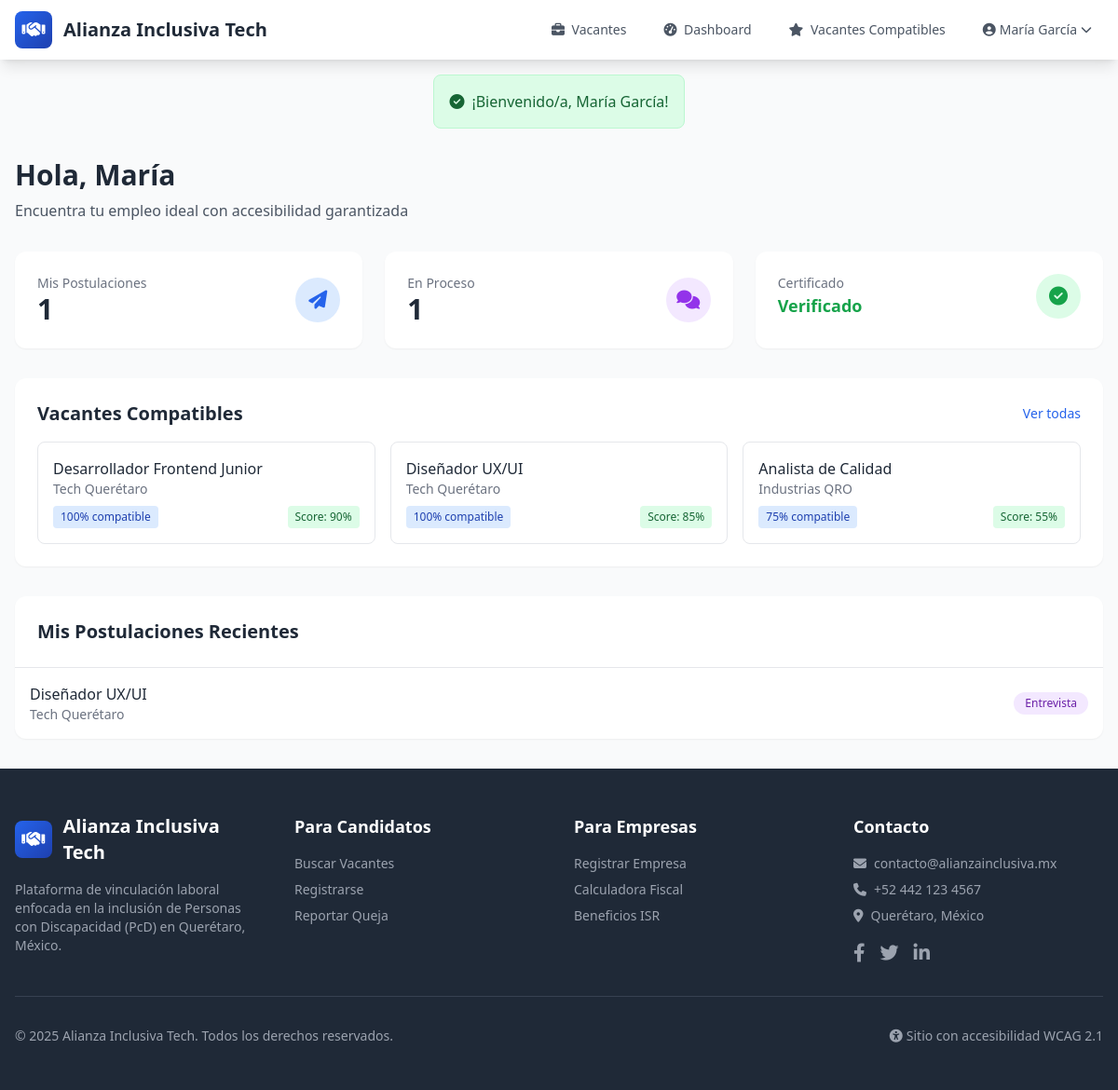
The app's page /candidato/dashboard (signed in) with its own data.
### tables this page shows
CREATE TABLE candidatos (
    id INT AUTO_INCREMENT PRIMARY KEY,
    usuario_id INT NOT NULL,
    nombre VARCHAR(100) NOT NULL,
    apellido_paterno VARCHAR(100) NOT NULL,
    apellido_materno VARCHAR(100) NULL,
    fecha_nacimiento DATE NOT NULL,
    curp VARCHAR(18) NULL,
    rfc VARCHAR(13) NULL,
    telefono VARCHAR(20) NULL,
    direccion TEXT NULL,
    colonia VARCHAR(150) NULL,
    municipio VARCHAR(100) DEFAULT 'Querétaro',
    estado VARCHAR(100) DEFAULT 'Querétaro',
    codigo_postal VARCHAR(10) NULL,
    tipo_discapacidad ENUM('motriz', 'visual', 'auditiva', 'neurodivergente', 'multiple', 'otra') NOT NULL,
    descripcion_discapacidad TEXT NULL,
    porcentaje_discapacidad INT DEFAULT 0,
    certificado_discapacidad VARCHAR(255) NULL,
    certificado_verificado TINYINT(1) DEFAULT 0,
    fecha_verificacion DATETIME NULL,
    dispositivos_apoyo TEXT NULL COMMENT 'JSON array de dispositivos requeridos',
    necesidades_accesibilidad TEXT NULL COMMENT 'JSON array de necesidades',
    nivel_estudios ENUM('primaria', 'secundaria', 'preparatoria', 'tecnico', 'licenciatura', 'posgrado') NULL,
    experiencia_anos INT DEFAULT 0,
    habilidades TEXT NULL,
    curriculum_pdf VARCHAR(255) NULL,
    disponibilidad ENUM('inmediata', '15_dias', '1_mes', 'otro') DEFAULT 'inmediata',
    expectativa_salarial DECIMAL(10,2) NULL,
    foto VARCHAR(255) NULL,
    activo_busqueda TINYINT(1) DEFAULT 1,
    fecha_creacion DATETIME DEFAULT CURRENT_TIMESTAMP,
    fecha_actualizacion DATETIME DEFAULT CURRENT_TIMESTAMP ON UPDATE CURRENT_TIMESTAMP,
    FOREIGN KEY (usuario_id) REFERENCES usuarios(id) ON DELETE CASCADE,
    INDEX idx_tipo_discapacidad (tipo_discapacidad),
    INDEX idx_municipio (municipio),
    INDEX idx_activo_busqueda (activo_busqueda)
);

CREATE TABLE vacantes (
    id INT AUTO_INCREMENT PRIMARY KEY,
    empresa_id INT NOT NULL,
    titulo VARCHAR(255) NOT NULL,
    slug VARCHAR(255) NOT NULL,
    descripcion TEXT NOT NULL,
    requisitos TEXT NULL,
    tipo_contrato ENUM('indefinido', 'temporal', 'practicas', 'freelance') DEFAULT 'indefinido',
    jornada ENUM('tiempo_completo', 'medio_tiempo', 'por_horas', 'flexible') DEFAULT 'tiempo_completo',
    modalidad ENUM('presencial', 'remoto', 'hibrido') DEFAULT 'presencial',
    salario_minimo DECIMAL(10,2) NULL,
    salario_maximo DECIMAL(10,2) NULL,
    mostrar_salario TINYINT(1) DEFAULT 1,
    ubicacion VARCHAR(255) NULL,
    municipio VARCHAR(100) DEFAULT 'Querétaro',
    discapacidades_aceptadas TEXT NULL COMMENT 'JSON array de tipos de discapacidad',
    checklist_accesibilidad TEXT NULL COMMENT 'JSON del checklist',
    score_accesibilidad INT DEFAULT 0,
    estado ENUM('borrador', 'pendiente', 'publicada', 'pausada', 'cerrada') DEFAULT 'borrador',
    fecha_publicacion DATETIME NULL,
    fecha_cierre DATE NULL,
    plazas_disponibles INT DEFAULT 1,
    visitas INT DEFAULT 0,
    fecha_creacion DATETIME DEFAULT CURRENT_TIMESTAMP,
    fecha_actualizacion DATETIME DEFAULT CURRENT_TIMESTAMP ON UPDATE CURRENT_TIMESTAMP,
    FOREIGN KEY (empresa_id) REFERENCES empresas(id) ON DELETE CASCADE,
    INDEX idx_estado (estado),
    INDEX idx_municipio (municipio),
    INDEX idx_score (score_accesibilidad),
    INDEX idx_slug (slug)
);

CREATE TABLE empresas (
    id INT AUTO_INCREMENT PRIMARY KEY,
    usuario_id INT NOT NULL,
    razon_social VARCHAR(255) NOT NULL,
    rfc VARCHAR(13) NOT NULL,
    nombre_comercial VARCHAR(255) NULL,
    direccion_fiscal TEXT NOT NULL,
    colonia VARCHAR(150) NULL,
    municipio VARCHAR(100) NOT NULL,
    estado VARCHAR(100) DEFAULT 'Querétaro',
    codigo_postal VARCHAR(10) NOT NULL,
    sector_industrial VARCHAR(100) NOT NULL,
    tamano_empresa ENUM('micro', 'pequena', 'mediana', 'grande') DEFAULT 'pequena',
    telefono VARCHAR(20) NULL,
    sitio_web VARCHAR(255) NULL,
    logo VARCHAR(255) NULL,
    descripcion TEXT NULL,
    verificada TINYINT(1) DEFAULT 0,
    fecha_creacion DATETIME DEFAULT CURRENT_TIMESTAMP,
    fecha_actualizacion DATETIME DEFAULT CURRENT_TIMESTAMP ON UPDATE CURRENT_TIMESTAMP,
    FOREIGN KEY (usuario_id) REFERENCES usuarios(id) ON DELETE CASCADE,
    INDEX idx_rfc (rfc),
    INDEX idx_municipio (municipio)
);

CREATE TABLE postulaciones (
    id INT AUTO_INCREMENT PRIMARY KEY,
    vacante_id INT NOT NULL,
    candidato_id INT NOT NULL,
    carta_presentacion TEXT NULL,
    estado ENUM('pendiente', 'revisada', 'entrevista', 'seleccionado', 'contratado', 'rechazado') DEFAULT 'pendiente',
    score_compatibilidad INT DEFAULT 0,
    notas_empresa TEXT NULL,
    fecha_postulacion DATETIME DEFAULT CURRENT_TIMESTAMP,
    fecha_actualizacion DATETIME DEFAULT CURRENT_TIMESTAMP ON UPDATE CURRENT_TIMESTAMP,
    FOREIGN KEY (vacante_id) REFERENCES vacantes(id) ON DELETE CASCADE,
    FOREIGN KEY (candidato_id) REFERENCES candidatos(id) ON DELETE CASCADE,
    UNIQUE KEY unique_postulacion (vacante_id, candidato_id),
    INDEX idx_estado (estado)
);

### app/views/candidatos/dashboard.php (the view, shortened to what the rows shown need)
<div class="py-8 px-4">
    <div class="max-w-7xl mx-auto">
        <div class="mb-8">
            <h1 class="text-3xl font-bold text-gray-800">Hola, <?= htmlspecialchars($candidato['nombre']) ?></h1>
            <p class="text-gray-600 mt-2">Encuentra tu empleo ideal con accesibilidad garantizada</p>
        </div>
        <div class="bg-white rounded-xl shadow-sm p-6 mb-8">
            <div class="flex justify-between items-center mb-4">
                <h2 class="text-xl font-semibold text-gray-800">Vacantes Compatibles</h2>
            </div>
            <?php if (empty($vacantesCompatibles)): ?>
            <p class="text-gray-500">No hay vacantes compatibles en este momento.</p>
            <?php else: ?>
            <div class="grid md:grid-cols-2 lg:grid-cols-3 gap-4">
                <?php foreach ($vacantesCompatibles as $v): ?>
                <a href="<?= BASE_URL ?>/vacante/<?= htmlspecialchars($v['slug']) ?>" class="block p-4 border rounded-lg hover:border-primary transition">
                    <h3 class="font-medium text-gray-800"><?= htmlspecialchars($v['titulo']) ?></h3>
                    <p class="text-sm text-gray-500"><?= htmlspecialchars($v['nombre_comercial'] ?? $v['razon_social']) ?></p>
                    <div class="flex justify-between mt-2">
                        <span class="text-xs bg-blue-100 text-blue-800 px-2 py-1 rounded"><?= $v['compatibilidad'] ?>% compatible</span>
                        <span class="text-xs bg-green-100 text-green-800 px-2 py-1 rounded">Score: <?= $v['score_accesibilidad'] ?>%</span>
                    </div>
                </a>
                <?php endforeach; ?>
            </div>
            <?php endif; ?>
        </div>
        <div class="bg-white rounded-xl shadow-sm overflow-hidden">
            <div class="p-6 border-b">
                <h2 class="text-xl font-semibold text-gray-800">Mis Postulaciones Recientes</h2>
            </div>
            <?php if (empty($ultimasPostulaciones)): ?>
            <div class="p-12 text-center">
                <i class="fas fa-inbox text-gray-300 text-5xl mb-4"></i>
                <p class="text-gray-500">No tienes postulaciones aún</p>
                <a href="<?= BASE_URL ?>/vacantes" class="text-primary hover:underline mt-2 inline-block">Explorar vacantes</a>
            </div>
            <?php else: ?>
            <div class="divide-y">
                <?php foreach ($ultimasPostulaciones as $p): ?>
                <div class="p-4 hover:bg-gray-50">
                    <div class="flex justify-between items-center">
                        <div>
                            <h4 class="font-medium text-gray-800"><?= htmlspecialchars($p['titulo']) ?></h4>
                            <p class="text-sm text-gray-500"><?= htmlspecialchars($p['nombre_comercial']) ?></p>
                        </div>
                        <span class="px-3 py-1 rounded-full text-xs font-medium
                            <?= $p['estado'] === 'pendiente' ? 'bg-yellow-100 text-yellow-800' :
                               ($p['estado'] === 'entrevista' ? 'bg-purple-100 text-purple-800' : 'bg-gray-100 text-gray-800') ?>">
                            <?= ucfirst($p['estado']) ?>
                        </span>
                    </div>
                </div>
                <?php endforeach; ?>
            </div>
            <?php endif; ?>
        </div>
    </div>
</div>

### records on screen
candidatos: nombre "María"
vacantes: titulo "Desarrollador Frontend Junior", empresa.nombre_comercial "Tech Querétaro", compatibilidad "100", score_accesibilidad "90"
vacantes: titulo "Diseñador UX/UI", empresa.nombre_comercial "Tech Querétaro", compatibilidad "100", score_accesibilidad "85"
vacantes: titulo "Analista de Calidad", empresa.nombre_comercial "Industrias QRO", compatibilidad "75", score_accesibilidad "55"
postulaciones: vacante.titulo "Diseñador UX/UI", empresas.nombre_comercial "Tech Querétaro", estado "Entrevista"

### other values on screen
$sitioNombre "Alianza Inclusiva Tech"
$user['nombre'] "María García"
$flash['mensaje'] "¡Bienvenido/a, María García!"
$totalPostulaciones "1"
$entrevistas "1"
SITE_NAME "Alianza Inclusiva Tech"
SITE_CONTACT_EMAIL "contacto@alianzainclusiva.mx"
SITE_CONTACT_PHONE "+52 442 123 4567"
